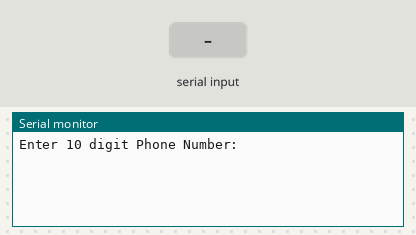
This sketch was run on a simulated Arduino Mega 2560, built with avr-gcc and run on an emulated ATmega2560. Shown: the last lines printed to the serial monitor. The inputs (shaded band) are chosen by the test bench. The modem is registered and sends nothing unless stated.

Above: at 1.7 s.
1.8 s: "Thread-59\n" received over Serial
At 2.3 s:
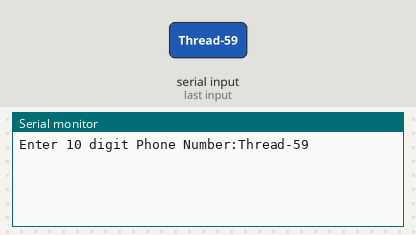
3.3 s: "Thread-59\n" received over Serial
At 5.7 s:
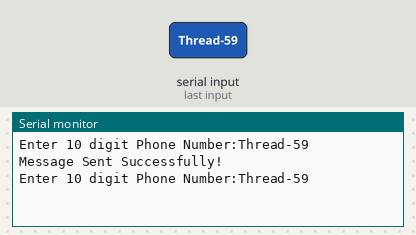

The sketch:

ss1.ino
```cpp
#include <Sim800l.h>
#include <SoftwareSerial.h> //is necesary for the library!!
Sim800l Sim800l;  //to declare the library
char text[161]="Send help"; //buffer to store message
char number[11]=""; //phone number to send message
int cnt;
bool error; //to catch the response of sendSms

void setup(){
    Sim800l.begin(); // initializate the library.
    Serial.begin(9600);
}

void loop(){

      //Read the Number
      Serial.print("\nEnter 10 digit Phone Number:");
      while(Serial.available()<=0); // returns -1 if theres no data in the buffer.
      cnt = Serial.readBytesUntil('\n',number, 11); //character ,buffer,length.
      number[cnt] = '\0';
      Serial.println(number);

      //clear the serial input buffer so that no typed characters are pending

      delay(1000); //delay required before clearing the input buffer
      while(Serial.available()>0) //clear buffer
      {
        Serial.read();
      }

      //Send the message and display the status
      error = Sim800l.sendSms(number,text);
      if(error)
      Serial.println("Error Sending Message");
      Serial.println("Message Sent Successfully!");
/*Arduino: 1.8.5 (Windows 10), Board: "Arduino/Genuino Mega or Mega 2560, ATmega2560 (Mega 2560)"

Sketch uses 6596 bytes (2%) of program storage space. Maximum is 253952 bytes.
Global variables use 598 bytes (7%) of dynamic memory, leaving 7594 bytes for local variables. Maximum is 8192 bytes.
avrdude: stk500v2_ReceiveMessage(): timeout
avrdude: stk500v2_ReceiveMessage(): timeout
avrdude: stk500v2_ReceiveMessage(): timeout
avrdude: stk500v2_ReceiveMessage(): timeout
avrdude: stk500v2_ReceiveMessage(): timeout
avrdude: stk500v2_ReceiveMessage(): timeout
avrdude: stk500v2_getsync(): timeout communicating with programmer
An error occurred while uploading the sketch
Exception in thread "Thread-59" java.lang.NullPointerException
  at cc.arduino.contributions.libraries.LibrariesIndexer.rescanLibraries(LibrariesIndexer.java:114)
  at cc.arduino.contributions.libraries.LibrariesIndexer.setLibrariesFolders(LibrariesIndexer.java:106)
  at processing.app.BaseNoGui.onBoardOrPortChange(BaseNoGui.java:682)
  at processing.app.Base.onBoardOrPortChange(Base.java:1313)
  at processing.app.Editor$DefaultExportHandler.run(Editor.java:2198)
  at java.lang.Thread.run(Thread.java:748)

This report would have more information with
"Show verbose output during compilation"
option enabled in File -> Preferences.*/


}
```

Measured:
- after the input at 1.8 s, the serial monitor: prints a new line at once (image 1)
- after the input at 3.3 s, the serial monitor: prints a new line after 1.5 s (image 2)
